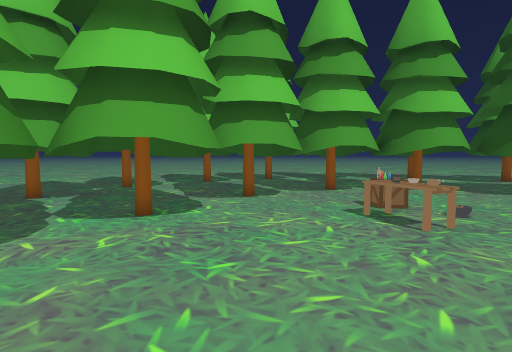
View 1 (above)

24 first-person views from a walk through a Unity game level. The camera is 1.4 m above the floor, tilts 4° down and sees 80° across. The floor is counted in squares, 1 m on a side. Each view is taken from the middle of a square. On the plan, view 1 faces up. The plan holds only what a view shows up to about 14 squares ahead; the rest is blank. The place goes on beyond the plan. The player character is not drawn.

View 2
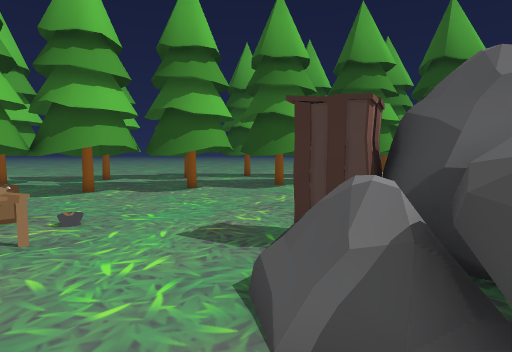

View 3
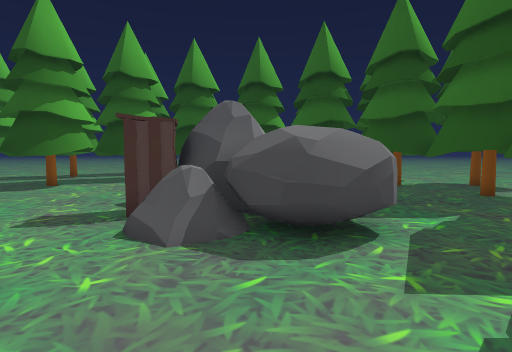

View 4
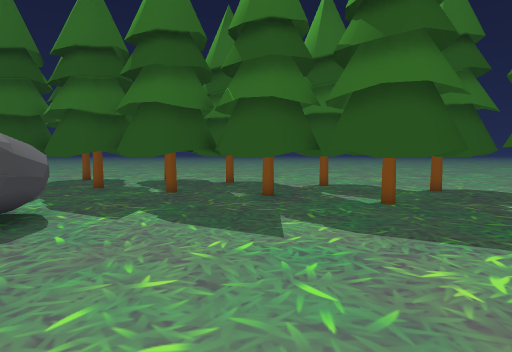

View 5
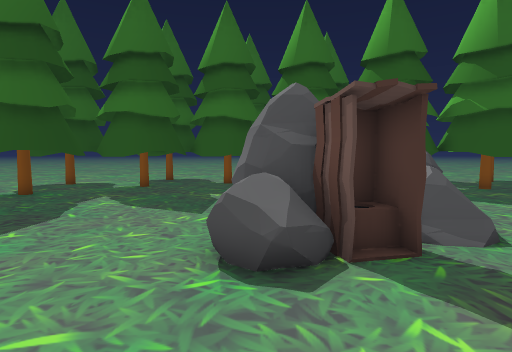

View 6
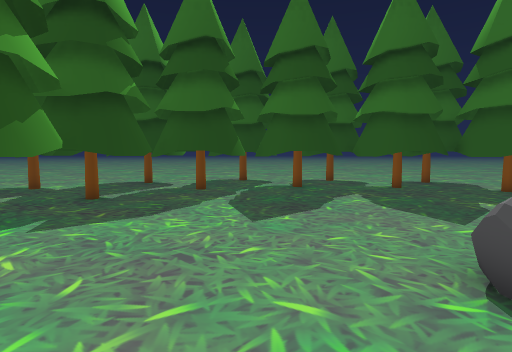

View 7
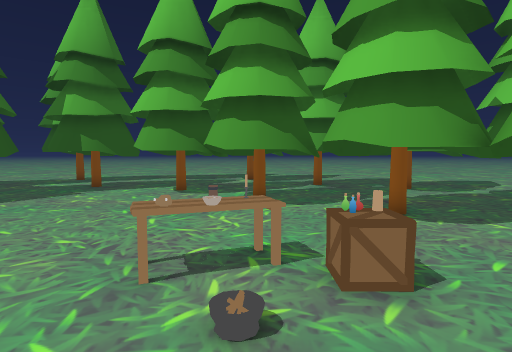

View 8
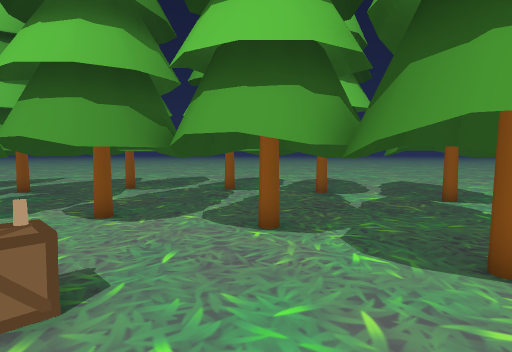

View 9
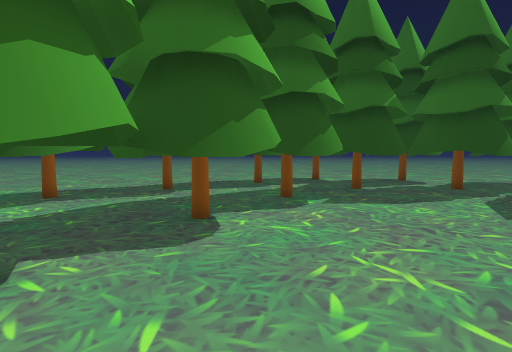

View 10
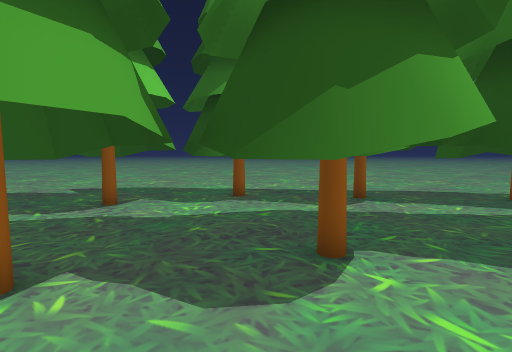

View 11
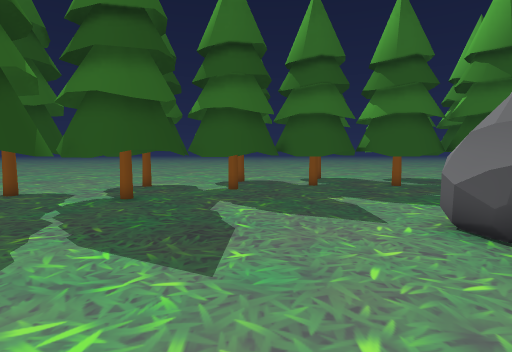

View 12
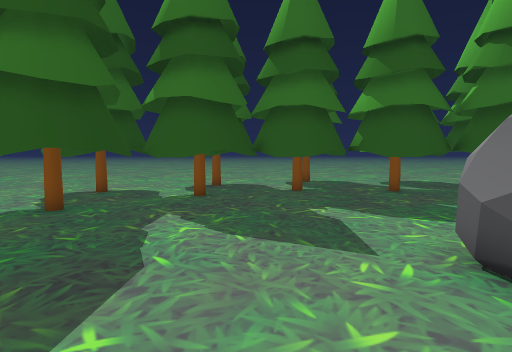

View 13
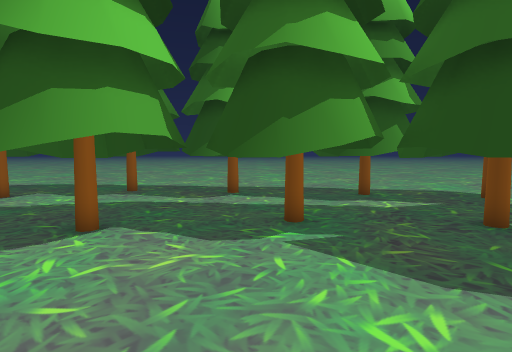

View 14
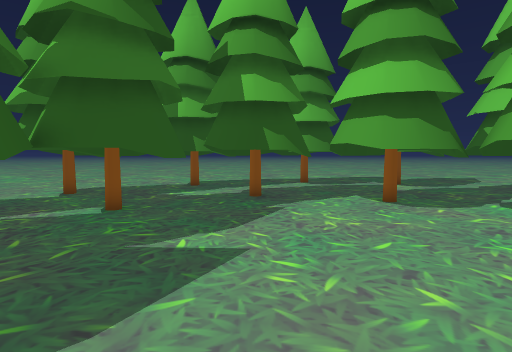

View 15
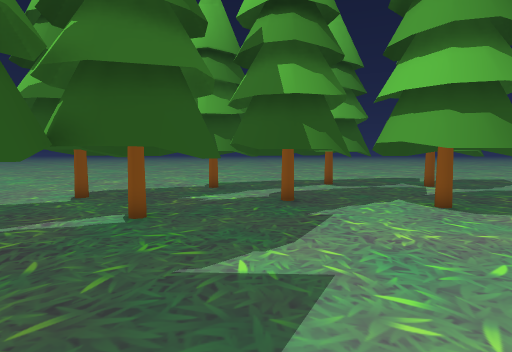

View 16
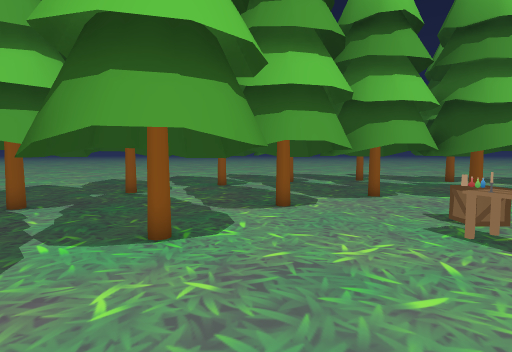

View 17
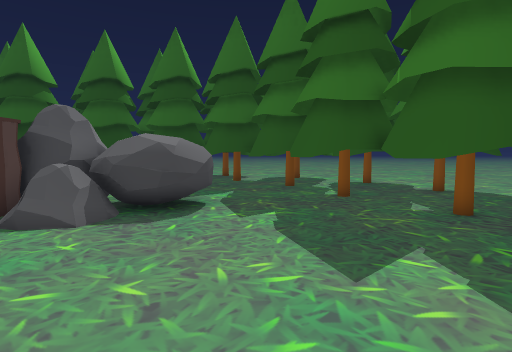

View 18
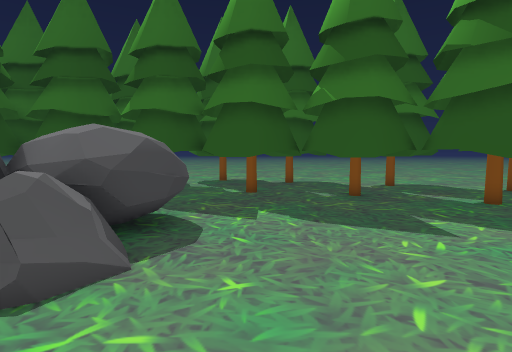

View 19
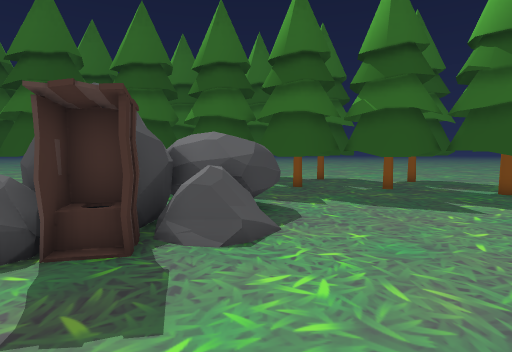

View 20
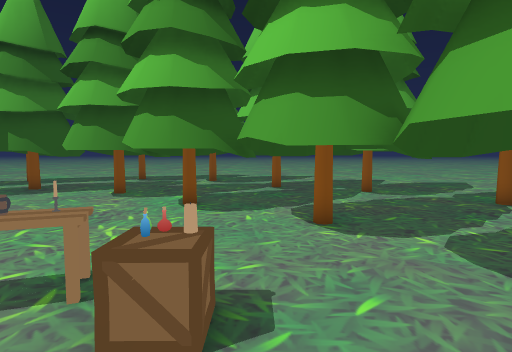

View 21
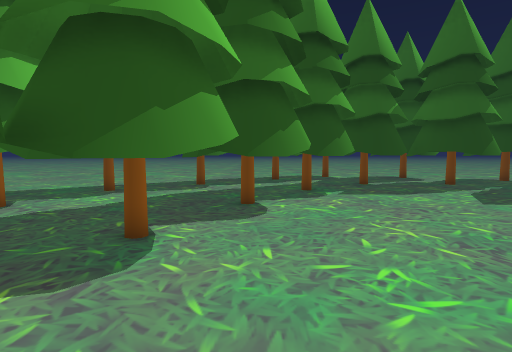

View 22
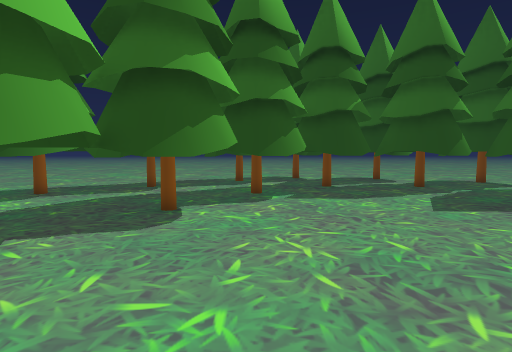

View 23
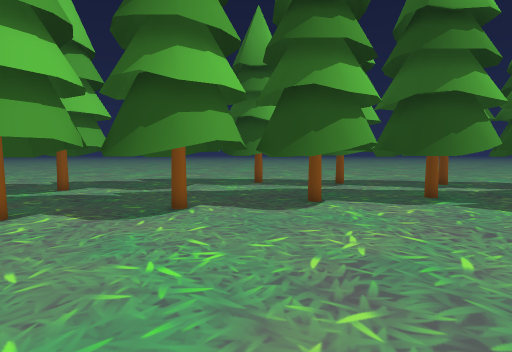

View 24
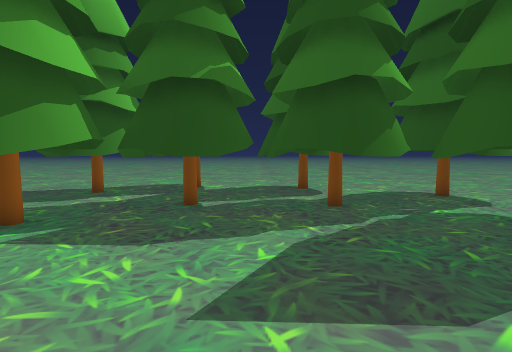

### Floor plan
Key: @ floor where view 1 was taken; # wall or solid block; . floor; T tree; C candle; B bottle; U cup; R rock; O other object.
Columns run from 7 left of view 1 to 21 right of it. Each row starts with its distance up from view 1.
 14    TTT   TTTTTTT   TTTT# TT
 13  ##T....TT#TTT#T TT....T  TT
 12 ## T..TTTT#TTT#TTTTT.....T##
 11 #T...T #TTT#.T.TT# TTTT..T#
 10 ##T..TT#T.......TTTTT T..TT
  9  T.TTTT.#........T.T #TTTT..T
  8   .TTTT..COB.......TT.#TTTT.T
  7  ..T##T...O...........TT# T.T
  6  TTTTTT..UOO...........TTTTTT
  5 TTTTT...................TT##T
  4 T #TT....................T##T
  3 TTTT..........ORRR.......T #
  2 TTT..........RRRR.........T#
  1   T.........RRRRR........T###
  0 ##T....@....RRRRR........T##
 -1 # T........RRRR .........T
 -2 TTTTT.......RR ........TTTT
 -3  .T #T.......R.........T #TTT
 -4  T   TTTT.............T## TT#
 -5 TTT  T## TTT........TTTT   T#
 -6   T..T##### TTT..TTT #  TTT
 -7   TTTT  TT  T  TT #T #   #
 -8   T  T ..T  T##T### T#   #
 -9   T    TTTT     T  T##T

Where each view was taken, in squares from view 1:
view 1: 0 up, 0 right, facing up
view 2: 0 up, 3 right, facing up-right
view 3: 0 up, 0 right, facing right
view 4: 5 up, 0 right, facing down
view 5: 7 up, 9 right, facing down
view 6: 7 up, 9 right, facing down-right
view 7: 7 up, 7 right, facing left
view 8: 8 up, 7 right, facing up-left
view 9: 8 up, 7 right, facing right
view 10: 7 up, 10 right, facing up-right
view 11: 6 up, 13 right, facing down
view 12: 4 up, 12 right, facing down
view 13: 3 up, 12 right, facing up-right
view 14: 0 up, 4 right, facing left
view 15: 1 down, 3 right, facing left
view 16: 2 up, 1 left, facing up
view 17: 3 up, 2 left, facing down-right
view 18: 5 up, 3 right, facing down
view 19: 7 up, 5 right, facing down
view 20: 9 up, 6 right, facing left
view 21: 9 up, 5 right, facing right
view 22: 7 up, 6 right, facing right
view 23: 4 up, 6 right, facing up-right
view 24: 2 up, 11 right, facing right
